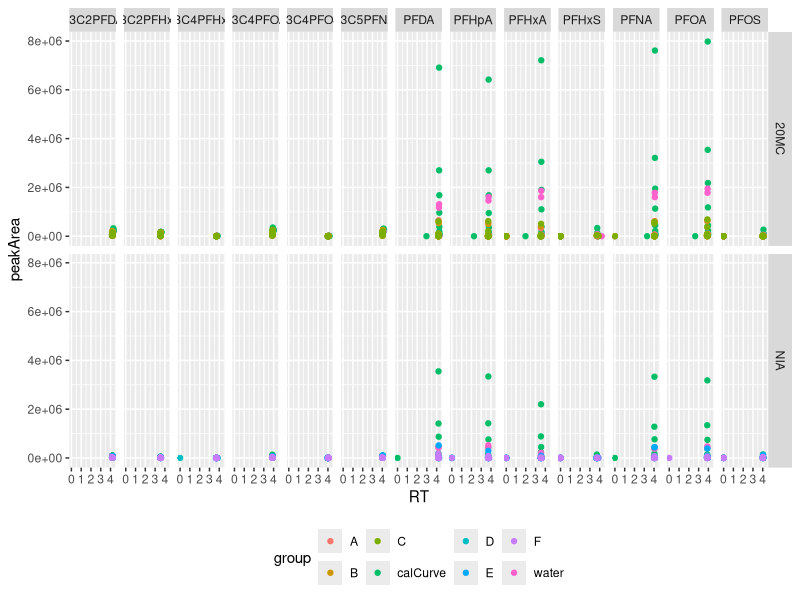
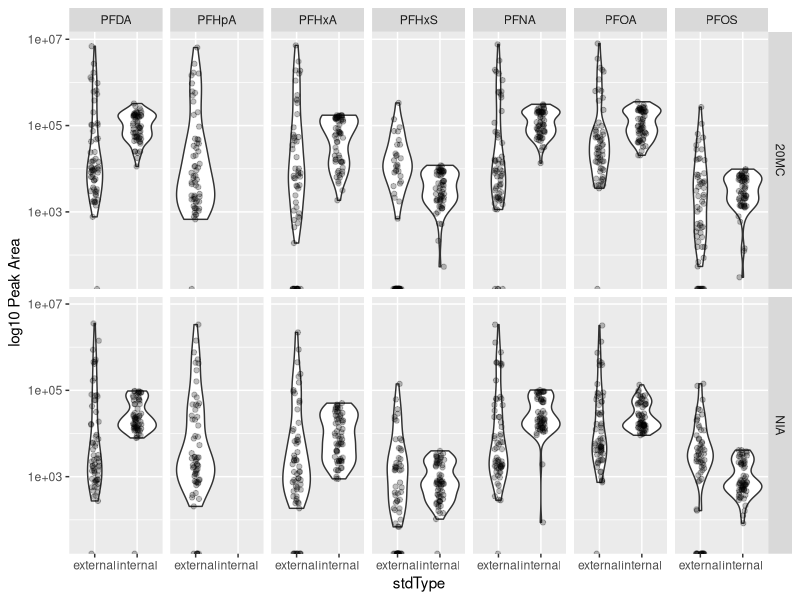
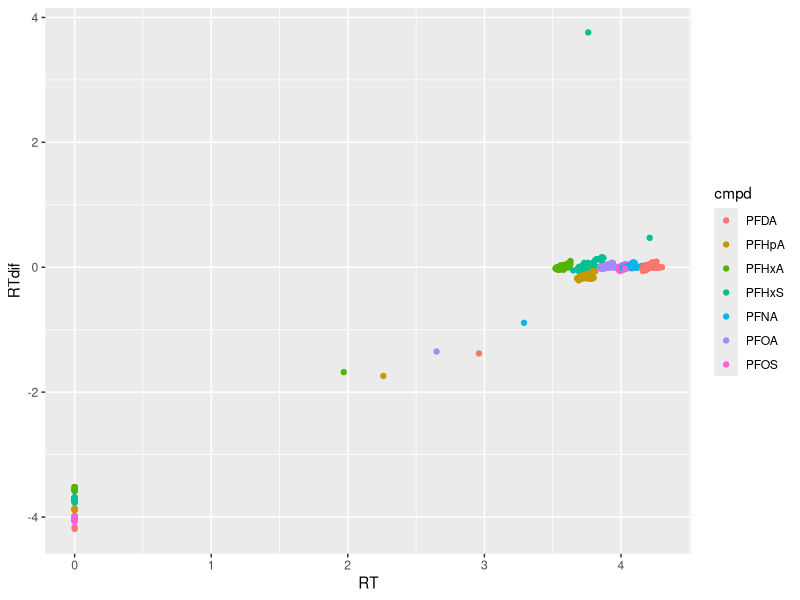
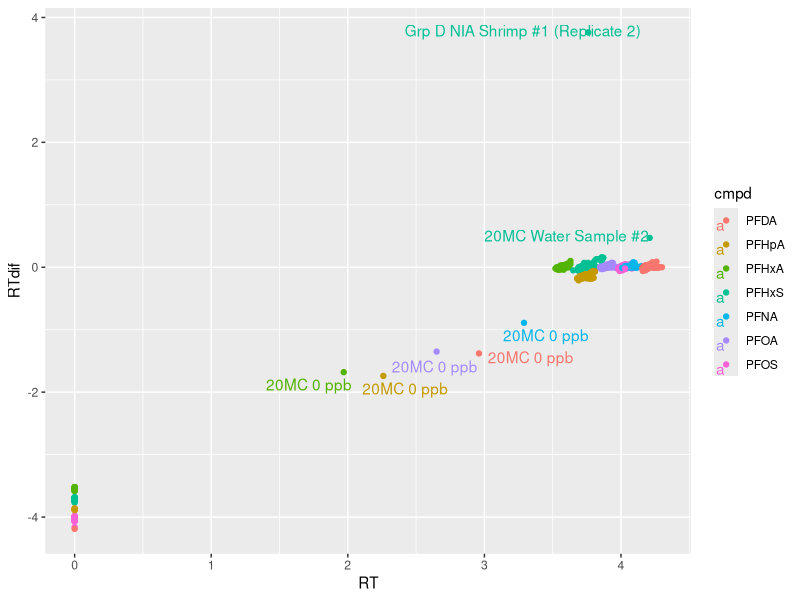

These figures' R source, in order:
## ---- chunk 1
knitr::opts_chunk$set(echo = TRUE)
## ---- chunk 2
library(tidyverse) # for dplyr, readr, stringr, and ggplot
library(broom)
## ---- chunk 3

QQQ <- read_csv("data/CHM410/lab4_qqq.csv") 

head(QQQ)

## ---- chunk 4

### Find cleaner way of doing this...

QQQ <- QQQ %>%
  pivot_longer(cols = -c("group", "type", "sampleID"),
               names_to = c("cmpd", "measurement"),
               names_sep = "_",
               values_to = "value") %>%
  pivot_wider(names_from = measurement, 
              values_from = value)

head(QQQ)
## ---- chunk 5
QQQ <- QQQ %>%
    mutate(location = case_when(
      str_detect(sampleID, regex("20MC", ignore_case=TRUE)) ~ "20MC",
      str_detect(sampleID, regex("NIA", ignore_case=TRUE)) ~ "NIA",
      TRUE ~ "NA"))
## ---- chunk 6

ggplot(QQQ, aes(x = RT, y = peakArea, colour = group)) +
  geom_point() +
  facet_grid(cols = vars(cmpd),
             rows = vars(location)) +
  theme(legend.position = "bottom")
## ---- chunk 7

# annotating internal and external standards
QQQ <- QQQ %>%
  mutate(stdType = case_when(
      str_detect(cmpd, regex("13C", ignore_case=TRUE)) ~ "internal",
      TRUE ~ "external"))

# pairing analytes w/ internal standard

QQQ <- QQQ %>%
  mutate(pair = str_remove(cmpd, regex("13C.")))


ggplot(data = QQQ, aes(x = stdType, y = peakArea)) +
  geom_violin() +
  geom_jitter(position=position_jitter(0.1), alpha = 0.25) +
  scale_y_continuous(trans="log10") +
  facet_grid(cols = vars(pair),
             rows = vars(location)) +
  theme(legend.position = "bottom") +
  ylab("log10 Peak Area")
## ---- chunk 8

# Note removal of PFHpA, because it doesn't have an isotope pair
# Also note RTDif column, which is difference in retention time between internal and external standard
QQQNorm <- QQQ %>%
  filter(pair != "PFHpA") %>%
  group_by(sampleID, pair) %>%
  mutate(normPeakArea = peakArea[stdType == 'external'] / peakArea[stdType == 'internal']) %>%
  mutate(RTdif = RT[stdType == 'external'] - RT[stdType == 'internal'])

# Normalizing PFHpA seperatly; not removal of 13C4PFOA data at end
QQQPFHpA <- QQQ %>%
  filter(cmpd %in% c("PFHpA", "13C4PFOA")) %>%
  group_by(sampleID, ) %>%
  mutate(normPeakArea = peakArea[cmpd == 'PFHpA'] / peakArea[cmpd == '13C4PFOA']) %>%
  mutate(RTdif = RT[cmpd == 'PFHpA'] - RT[cmpd == '13C4PFOA']) %>%
  filter(cmpd %in% c("PFHpA"))

# Rejoining data and dropping internal standard values as they're no longer needed.
QQQNorm <- QQQNorm %>%
  bind_rows(QQQPFHpA) %>%
  filter(stdType %in% "external")

## ---- chunk 9
ggplot(QQQNorm, aes(x = RT, y = RTdif, colour = cmpd)) +
  geom_point() 
## ---- chunk 10
ggplot(QQQNorm, aes(x = RT, y = RTdif, colour = cmpd, label = sampleID)) +
  geom_point() +
  ggrepel::geom_text_repel(aes(label=ifelse(RTdif > 0.25 | (RTdif < -0.25 & RT > 0), as.character(sampleID),'')),hjust=0,vjust=0)

## ---- chunk 11

# stds <- QQQAnot %>%
#   filter(type == "standard") %>%
#   mutate(conc = as.numeric(str_extract(SampleID, "(?<=_)(.*?)(?=p)")))  %>%
#   mutate(stdType = case_when(
#       str_detect(cmpd, regex("13C", ignore_case=TRUE)) ~ "internal",
#       TRUE ~ "external"))
#   
# 
# ggplot(stds, aes(x = conc, y = PeakArea, colour = cmpd)) +
#   geom_point() +
#   facet_grid(cols = vars(location),
#              rows = vars(stdType)) 
